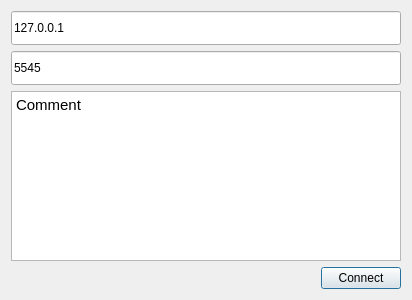
<?xml version="1.0" encoding="UTF-8"?>
<ui version="4.0">
 <class>Dialog</class>
 <widget class="QDialog" name="Dialog">
  <property name="geometry">
   <rect>
    <x>0</x>
    <y>0</y>
    <width>412</width>
    <height>300</height>
   </rect>
  </property>
  <property name="minimumSize">
   <size>
    <width>412</width>
    <height>300</height>
   </size>
  </property>
  <property name="maximumSize">
   <size>
    <width>412</width>
    <height>300</height>
   </size>
  </property>
  <property name="windowTitle">
   <string>Direct Connetion</string>
  </property>
  <property name="windowIcon">
   <iconset resource="../res.qrc">
    <normaloff>:/icons/assets/logo.png</normaloff>:/icons/assets/logo.png</iconset>
  </property>
  <layout class="QGridLayout" name="gridLayout_3">
   <item row="3" column="1">
    <widget class="QPushButton" name="connectP2pButton">
     <property name="text">
      <string>Connect</string>
     </property>
     <property name="iconSize">
      <size>
       <width>20</width>
       <height>20</height>
      </size>
     </property>
    </widget>
   </item>
   <item row="3" column="0">
    <spacer name="horizontalSpacer">
     <property name="orientation">
      <enum>Qt::Horizontal</enum>
     </property>
     <property name="sizeHint" stdset="0">
      <size>
       <width>40</width>
       <height>20</height>
      </size>
     </property>
    </spacer>
   </item>
   <item row="2" column="0" colspan="2">
    <widget class="QTextEdit" name="messageText">
     <property name="html">
      <string>&lt;!DOCTYPE HTML PUBLIC &quot;-//W3C//DTD HTML 4.0//EN&quot; &quot;http://www.w3.org/TR/REC-html40/strict.dtd&quot;&gt;
&lt;html&gt;&lt;head&gt;&lt;meta name=&quot;qrichtext&quot; content=&quot;1&quot; /&gt;&lt;style type=&quot;text/css&quot;&gt;
p, li { white-space: pre-wrap; }
&lt;/style&gt;&lt;/head&gt;&lt;body style=&quot; font-family:'Cantarell'; font-size:11pt; font-weight:400; font-style:normal;&quot;&gt;
&lt;p style=&quot; margin-top:0px; margin-bottom:0px; margin-left:0px; margin-right:0px; -qt-block-indent:0; text-indent:0px;&quot;&gt;Comment&lt;/p&gt;&lt;/body&gt;&lt;/html&gt;</string>
     </property>
    </widget>
   </item>
   <item row="1" column="0" colspan="2">
    <widget class="QLineEdit" name="portLine">
     <property name="minimumSize">
      <size>
       <width>0</width>
       <height>34</height>
      </size>
     </property>
     <property name="text">
      <string>5545</string>
     </property>
     <property name="echoMode">
      <enum>QLineEdit::Normal</enum>
     </property>
     <property name="placeholderText">
      <string>Port</string>
     </property>
    </widget>
   </item>
   <item row="0" column="0" colspan="2">
    <widget class="QLineEdit" name="ipaddressLine">
     <property name="minimumSize">
      <size>
       <width>0</width>
       <height>34</height>
      </size>
     </property>
     <property name="text">
      <string>127.0.0.1</string>
     </property>
     <property name="placeholderText">
      <string>IP Address</string>
     </property>
    </widget>
   </item>
  </layout>
 </widget>
 <resources>
  <include location="../res.qrc"/>
 </resources>
 <connections/>
</ui>
